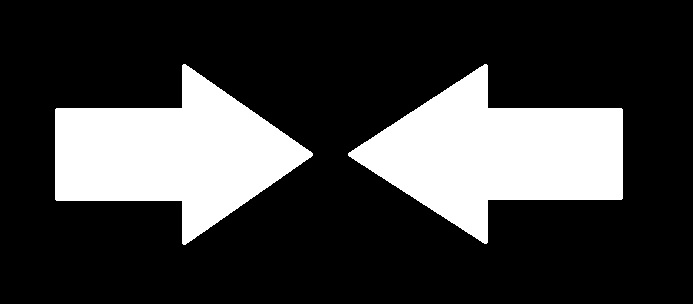
#> input picture Exercises/Classic Computer Vision using OpenCV/9. Local features – corner detectors/Images/corners_01.jpg, 693 x 304 px
$ jupyter execute notebook.ipynb
#> lines starting #> are read from the running program, lines starting #| are printed output that depends on the picture; after the words box and inside, x2 and y2 are one past the last pixel; in counts of white or black regions, pixels touching at a corner belong together
# 9. Local features – corner detectors

[cell 1]
import cv2
import matplotlib.pyplot as plt
import numpy as np

def show_image(image, title="", cmap=""):
    plt.figure()
    plt.title(title)
    plt.imshow(image, cmap="gray")
    plt.axis('off')
    plt.show()

### **a)** Use the **Harris** corner detector to detect the corners in one or more images of your choice. Try different parameters, namely, neighborhood size, aperture for the Sobel operator and Harris detector free parameter.

[cell 2]
image = cv2.imread("Images/corners_01.jpg")
#> image is the input picture: shape (304, 693, 3); min 0, max 255, mean 60
original_image = image.copy()

show_image(image)

[cell 3]
gray = cv2.cvtColor(image, cv2.COLOR_BGR2GRAY)
gray = np.float32(gray)

neighbourhood = 2
aperture = 3
free_param = 0.04

harris = cv2.cornerHarris(gray, neighbourhood, aperture, free_param)
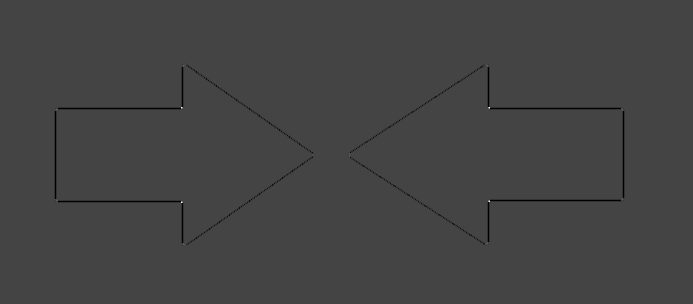
#> harris: shape (304, 693) float32; min -169130016, max 458335776, mean -1323175; drawn with min black and max white

# Result is dilated for marking the corners, not important
harris = cv2.dilate(harris, None)
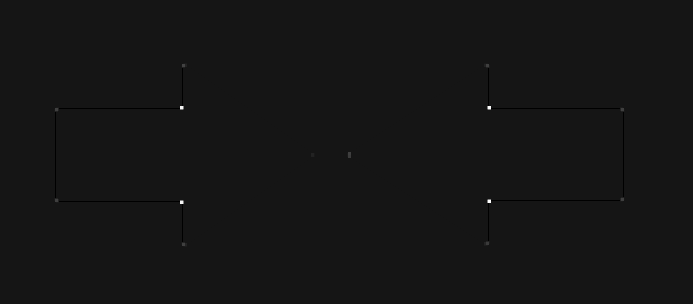
#> harris: shape (304, 693) float32; min -42282504, max 458335776, mean -16729; drawn with min black and max white

# Threshold for an optimal value, it may vary depending on the image
threshold = 0.01

image[harris > threshold * harris.max()] = [0, 0, 255]
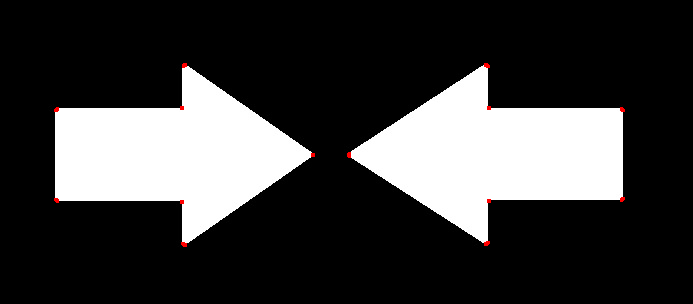
#> image: shape (304, 693, 3); 0.13% of pixels changed, all inside (x1, y1, x2, y2) = (54, 63, 625, 247)

# Convert to RGB for plotting with matplotlib
out = cv2.cvtColor(image, cv2.COLOR_BGR2RGB)

show_image(out)

### **b)** Use the **Shi-Tomasi** corner detector to detect the corners in the same images. Try different parameters, namely, block size, and aperture for the Sobel operator; compare the results with those of Harris detector for the equivalent parameters; notice that the Shi-Tomasi implementation has more parameters than Harris implementation.

[cell 4]
max_corners = 200
quality = 0.01
mindist = 10
corners = cv2.goodFeaturesToTrack(gray, max_corners, quality, mindist, blockSize=neighbourhood, k=free_param)
#> corners = 56 rows, first 8: [489, 201], [489, 107], [181, 202], [181, 107], [183, 65], [56, 109], [56, 200], [487, 65]
corners = np.int0(corners)
copy = image.copy()

for i in corners:
    x, y = i.ravel()
    cv2.circle(copy, (x, y), 3, 255, -1)
#> this loop made 56 passes
#> (x, y) on passes 1 to 12: (489, 201), (489, 107), (181, 202), (181, 107), (183, 65), (56, 109), (56, 200), (487, 65), (183, 244), (622, 109), (622, 199), (349, 153)
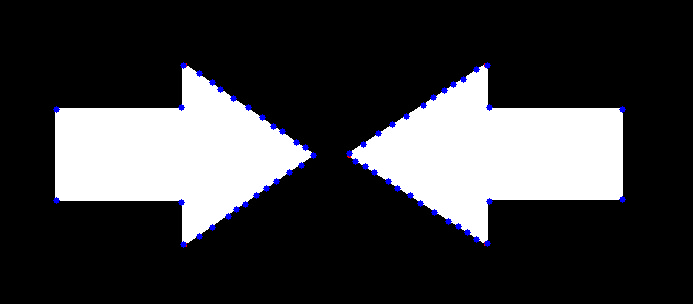
#> copy: shape (304, 693, 3); 0.77% of pixels changed, all inside (x1, y1, x2, y2) = (53, 62, 626, 248)

show_image(copy)

### **c)** Use the FAST corner detector to detect the corners in the same images.

[cell 5]
# Initiate FAST object with default values
fast = cv2.FastFeatureDetector_create()

# Find and draw the keypoints
kp = fast.detect(original_image, None)
#> kp = 14 keypoints; strongest (x, y, size): (488, 106, 7), (55, 198, 7), (621, 199, 7), (183, 64, 7)
image_3 = cv2.drawKeypoints(original_image, kp, None, color=(255, 0, 0))

# Print all default params
print(f"Threshold: {fast.getThreshold()}")
#| Threshold: 10
print(f"NMS: {fast.getNonmaxSuppression()}")
#| NMS: True
print(f"Neighborhood: {fast.getType()}")
#| Neighborhood: 2
print(f"Total Keypoints with NMS: {len(kp)}")
#| Total Keypoints with NMS: 14

show_image(image_3)

# Disable NMS
fast.setNonmaxSuppression(0)
kp = fast.detect(original_image, None)
#> kp = 92 keypoints; strongest (x, y, size): (183, 64, 7), (184, 64, 7), (185, 64, 7), (484, 64, 7)

print(f"Total Keypoints without NMS: {len(kp)}")
#| Total Keypoints without NMS: 92

image_4 = cv2.drawKeypoints(original_image, kp, None, color=(255, 0, 0))

show_image(image_4)

### **d)** Resize the images, downsizing them to 1/4 of the original size and reapply all the corner detectors. Compare the results with each other and with those that you have obtained previously.

[cell 6]
scale_percent = 25 # Percent of original size
width = int(image.shape[1] * scale_percent / 100)
#> width = 173
height = int(image.shape[0] * scale_percent / 100)
#> height = 76

resized_image = cv2.resize(image, (width, height))

show_image(resized_image)
